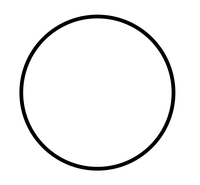
#> input picture circle.jpg, 200 x 185 px
$ python agroSobelAngle.py
#> lines starting #> are read from the running program, lines starting #| are printed output that depends on the picture
import cv2 #to load image
import numpy as np
import matplotlib.pyplot as plt
from scipy import ndimage
from skimage.color import rgb2gray

#variaveis
amostra = 50; #quantidade de amostra no histograma, (melhor resultado quando proximo de 50)
#a imagem a ser analisada

img = cv2.imread("./circle.jpg") #load image
#> img is the input picture: shape (185, 200, 3); min 0, max 255, mean 242.7
gray = rgb2gray(img)
#filtros sobel
sobel_horizontal = np.array([
    [1,2,1],
    [0,0,0],
    [-1,-2,-1]
])

sobel_vertical = np.array([
    [1, 0, -1],
    [2, 0, -2],
    [1, 0, -1]])
#convolução dos filtros com a imagem em preto e branco
imgH = ndimage.convolve(gray, sobel_horizontal)
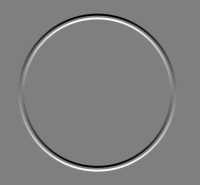
#> imgH: shape (185, 200) float64; min -4, max 4, mean 1.54e-18; drawn with min black and max white
imgV = ndimage.convolve(gray, sobel_vertical)
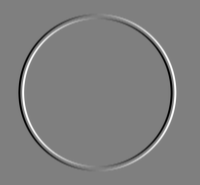
#> imgV: shape (185, 200) float64; min -4, max 4, mean 6.8e-19; drawn with min black and max white
plt.subplot(131)
plt.title("sobel horizontal")
plt.imshow(imgH, cmap='gray')
plt.subplot(132)
plt.title("sobel vertical")
plt.imshow(imgV, cmap='gray')

# imgA terá os gradientes das diferencias (sobel) verticais e horzontais
#imgA = imgH*imgV
imgA = np.zeros(imgH.shape)
imgA = imgA + 2
for i in range(imgH.shape[0]):
    for j in range(imgH.shape[1]):
        try: #try evita problemas quando posições inexistentes são acessadas
            #pega os 8 pexel ao redor para melhor distribuição diferencias. calculo da media entre eles
            HtoMean = (imgH[i-1,j-1], imgH[i-1,j], imgH[i-1,j+1], imgH[i,j-1],
             imgH[i,j+1], imgH[i+1,j-1], imgH[i+1,j], imgH[i+1,j+1], imgH[i,j]*2, 0)

            VtoMean = (imgV[i-1,j-1], imgV[i-1,j], imgV[i-1,j+1], imgV[i,j-1],
             imgV[i,j+1], imgV[i+1,j-1], imgV[i+1,j], imgV[i+1,j+1], imgV[i,j]*2, 0)
            HtoMean = np.mean(HtoMean)
            VtoMean = np.mean(VtoMean)
            if VtoMean != 0: # para que não haja divisão por zero
                imgA[i,j] = ((np.arctan(HtoMean/VtoMean))*2)/np.pi
        except IndexError as e:
            pass # resposta para posições inexistentes
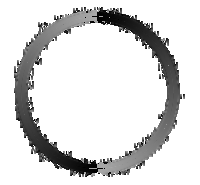
#> imgA: shape (185, 200) float64; min -1, max 2, mean 1.57; drawn with min black and max white

imgA = ((imgA*(-1) + 1)/2)*np.pi #ajuste de (-1 á 1) para (0 á pi) para calcular angulo
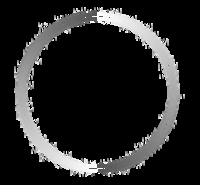
#> imgA: shape (185, 200) float64; min -1.57, max 3.14, mean -0.892; drawn with min black and max white
plt.subplot(133)
plt.title("processada")
plt.imshow(imgA, cmap='gray')
plt.show()

imgAd = imgA.ravel() #transforma a matriz em um vetor linear

fig = plt.figure()
ax = fig.add_subplot(121, polar=True)

ax.set_thetamin(0)
ax.set_thetamax(180)
a,_,_ = plt.hist(imgAd, amostra,range=(0,np.pi)) #histograma do vetor de angulos, com 50 amostras no intervalo de 0 á pi
#> a = 50 values, max 451 at index 12, min 95 at index 20, mean 160.3
plt.title("Approximate angle: [ " + str(round((np.argmax(a)/amostra)*180,1)) + " º ] \nappearances: "+str(a.max()))
# (np.argmax(a)/amostra)*180 obtém a posição (entre as amostras) do angulo com maior frequencia e converte para angulos de 0 á 180 º
ax = fig.add_subplot(122, polar=False)
plt.imshow(img)

plt.show()
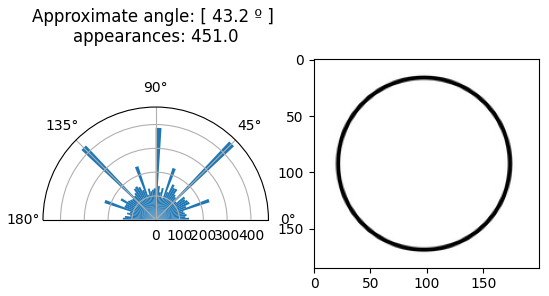
#> figure drawn by matplotlib, 2 panels; panel 1: tallest bar 451 high, from x = 0.754 to 0.817
